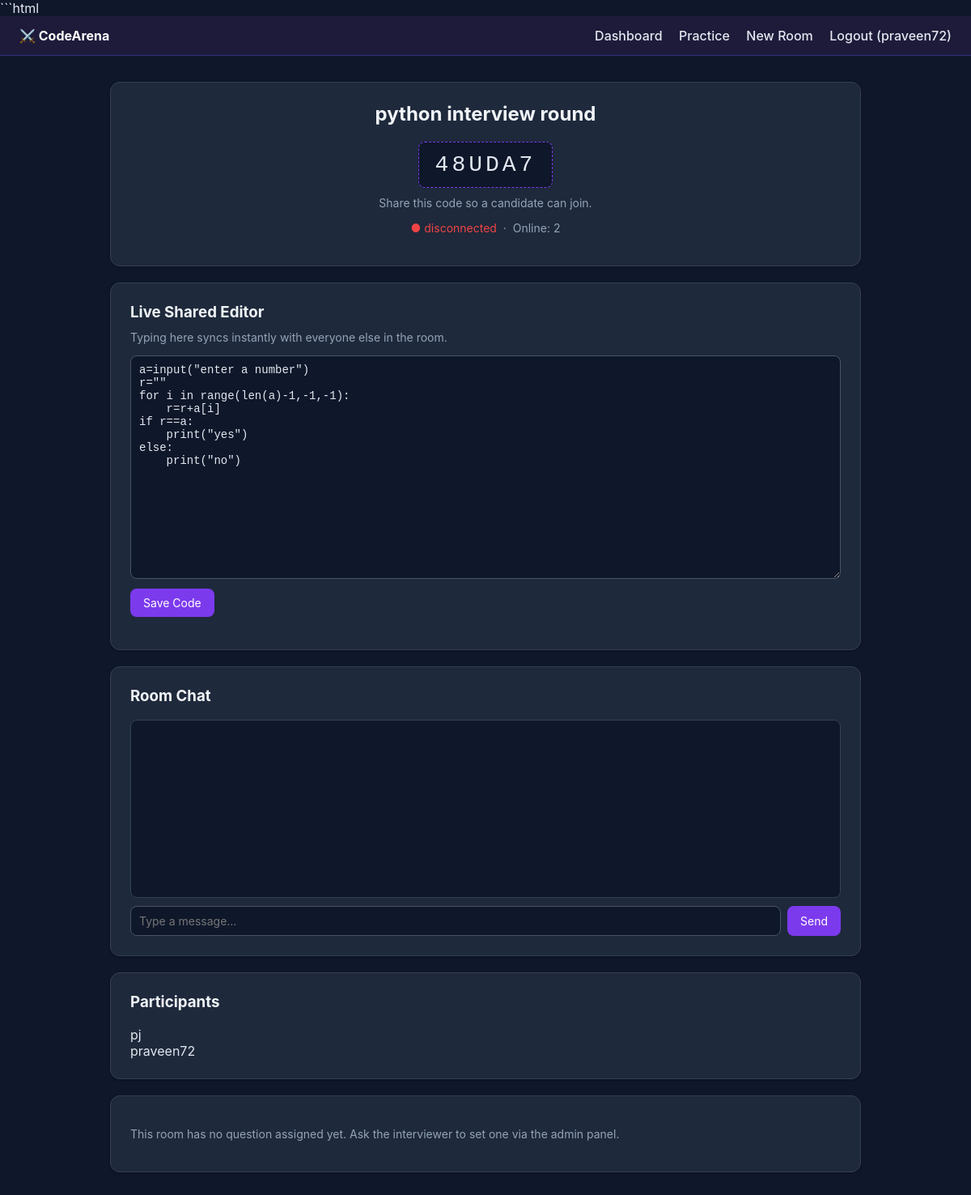
The page /rooms/48UDA7/ (signed in) on the database its author committed.
### accounts/models.py (models this page shows, shortened)
class User(AbstractUser):
    ROLE_CHOICES = [
        ("student", "Student"),
        ("interviewer", "Interviewer"),
    ]
    role = models.CharField(max_length=20, choices=ROLE_CHOICES, default="student")

### interviews/models.py (models this page shows, shortened)
class Room(models.Model):
    room_name = models.CharField(max_length=100)
    room_code = models.CharField(max_length=10, unique=True, blank=True)
    created_by = models.ForeignKey(
        settings.AUTH_USER_MODEL, related_name="rooms_created", on_delete=models.CASCADE
    )
    question = models.ForeignKey(
        "questions.Question", null=True, blank=True, on_delete=models.SET_NULL
    )
    participants = models.ManyToManyField(
        settings.AUTH_USER_MODEL, blank=True, related_name="joined_rooms"
    )
    shared_code = models.TextField(blank=True, default="")
    created_at = models.DateTimeField(auto_now_add=True)

### interviews/views.py (the view, shortened to what this page needs)
# urls.py: path('<str:room_code>/', views.room_detail_view, name='room_detail'),
@login_required
def room_detail_view(request, room_code):
    room = get_object_or_404(Room, room_code=room_code)
    question = room.question
    submissions = Submission.objects.filter(room=room, user=request.user)
    if request.user not in room.participants.all():
        room.participants.add(request.user)
    return render(request, 'interviews/room_detail.html', {
        'room': room,
        'question': question,
        'submissions': submissions,
        'participants': room.participants.all(),
    })

### interviews/templates/interviews/room_detail.html (shortened to what this page needs)
{% extends "base.html" %}
{% block content %}
<div class="card" style="text-align:center;">
    <h2>{{ room.room_name }}</h2>
    <div class="room-code">{{ room.room_code }}</div>
    <p class="muted" style="margin-top:10px;">
        Share this code so a candidate can join.
    </p>
    <p class="muted" style="margin-top:6px;">
        <span id="connection-status" style="color:var(--warn);">
        </span>
        &nbsp;·&nbsp;
        Online: <span id="online-count">{{ participants|length }}</span>
    </p>
</div>
<div class="card">
    <h3>Live Shared Editor</h3>
    <p class="muted" style="margin-top:-8px;">
        Typing here syncs instantly with everyone else in the room.
    </p>
    <form method="post">
        <textarea id="live-editor"
                  name="shared_code"
                  rows="16">{{ room.shared_code }}</textarea>
        <button type="submit" style="margin-top:12px;">
            Save Code
        </button>
    </form>
</div>
<div class="card">
    <h3>Room Chat</h3>
    <div id="chat-box"
         style="height:220px; overflow-y:auto; border:1px solid #334155; border-radius:8px; padding:10px; background:#0f172a;">
    </div>
    <div style="display:flex; gap:8px; margin-top:10px;">
        <input type="text"
               id="chat-message"
               placeholder="Type a message…"
               style="flex:1;">
        <button type="button" id="send-chat">
            Send
        </button>
    </div>
</div>
<div class="card">
    <h3>Participants</h3>
    <ul id="participants-list"
        class="plain-list"
        style="list-style:none; padding:0; margin:0;">
        {% for p in participants %}
            <li data-username="{{ p.username }}">
                {{ p.username }}
            </li>
        {% empty %}
            <li class="muted">No one has joined yet.</li>
        {% endfor %}
    </ul>
</div>
{% if question %}
<div class="card">
    <h3>
        {{ question.title }}
        <span class="badge {{ question.difficulty }}">
            {{ question.get_difficulty_display }}
        </span>
    </h3>
    <p>{{ question.description }}</p>
    {% if question.sample_input %}
        <p class="muted">
            Sample input:
            <code>{{ question.sample_input }}</code>
        </p>
        <p class="muted">
            Expected output:
            <code>{{ question.sample_output }}</code>
        </p>
    {% endif %}
</div>
<div class="card">
    <h3>Submit Solution</h3>
    <form method="post">
        {% csrf_token %}
        <textarea name="code"
                  rows="12">{{ question.starter_code }}</textarea>
        <button type="submit" style="margin-top:12px;">
            Submit
        </button>
    </form>
</div>
<div class="card">
    <h3>Submission History (this room)</h3>
    {% for s in submissions %}
        <div style="border-bottom:1px solid #334155; padding:14px 0;">
            <span class="badge {{ s.status }}">
                {{ s.status }}
            </span>
            <span class="muted">
                {{ s.submitted_at|date:"d M Y, H:i" }}
            </span>
            {% if s.similarity_score >= 80 %}
                <div class="similarity-warning">
                    ⚠️ {{ s.similarity_score }}% similar to a submission by
                    {{ s.most_similar_user }}.
                </div>
            {% endif %}
            <pre class="output">{{ s.output }}</pre>
        </div>
    {% empty %}
        <p class="muted">No submissions yet in this room.</p>
    {% endfor %}
</div>
{% else %}
<div class="card">
    <p class="muted">
        This room has no question assigned yet.
        Ask the interviewer to set one via the admin panel.
    </p>
</div>
{% endif %}
{% endblock %}

### templates/base.html (shortened to what this page needs)
<!DOCTYPE html>
<html lang="en">
<head>
</head>
<body>
<nav>
  <div><strong>⚔️ CodeArena</strong></div>
  <div>
    {% if user.is_authenticated %}
      <a href="{% url 'dashboard' %}">Dashboard</a>
      <a href="{% url 'question_list' %}">Practice</a>
      {% if user.role == 'interviewer' %}<a href="{% url 'create_room' %}">New Room</a>{% else %}<a href="{% url 'join_room' %}">Join Room</a>{% endif %}
      <a href="{% url 'logout' %}">Logout ({{ user.username }})</a>
    {% else %}
      <a href="{% url 'login' %}">Login</a>
      <a href="{% url 'register' %}">Register</a>
    {% endif %}
  </div>
</nav>
<div class="container">
  {% block content %}{% endblock %}
</div>
</body>
</html>

### templates/base.html (style rules this page uses)
:root { --primary:#7c3aed; --bg:#0f172a; --panel:#1e293b; --text:#e2e8f0; --muted:#94a3b8; --danger:#ef4444; --success:#22c55e; --warn:#f59e0b; }
* { box-sizing: border-box; }
body { margin:0; font-family: -apple-system, "Segoe UI", Roboto, sans-serif; background:var(--bg); color:var(--text); }
nav { background:#1e1b3a; color:#fff; padding:14px 24px; display:flex; justify-content:space-between; align-items:center; flex-wrap:wrap; border-bottom:1px solid #312e81; }
nav a { color:#e2e8f0; text-decoration:none; margin-left:16px; font-weight:500; }
.container { max-width:960px; margin:32px auto; padding:0 16px; }
.card { background:var(--panel); border-radius:12px; padding:24px; box-shadow:0 1px 3px rgba(0,0,0,0.3); margin-bottom:20px; border:1px solid #334155; }
h1,h2,h3 { margin-top:0; color:#f1f5f9; }
input, select, textarea, button { font-size:14px; padding:9px 10px; border-radius:8px; border:1px solid #475569; font-family: inherit; background:#0f172a; color:var(--text); }
textarea { width:100%; font-family: "SFMono-Regular", Consolas, monospace; }
button, .btn { background:var(--primary); color:#fff; border:none; cursor:pointer; text-decoration:none; display:inline-block; padding:9px 16px; }
.muted { color: var(--muted); font-size: 14px; }
.room-code { font-family: monospace; font-size:28px; letter-spacing:4px; background:#0f172a; padding:12px 20px; border-radius:8px; display:inline-block; border:1px dashed var(--primary); }

### rows shown on the page
User: username "praveen72"
Room: room_name "python interview round", room_code "48UDA7", shared_code "a=input(\"enter a number\") r=\"\" for i in range(len(a)-1,-1,-1): r=r+a[i] if r==a: print(\"yes\") else: print(\"no\")"
User: username "pj"

### other values the page prints
{{ participants|length }} "2"
